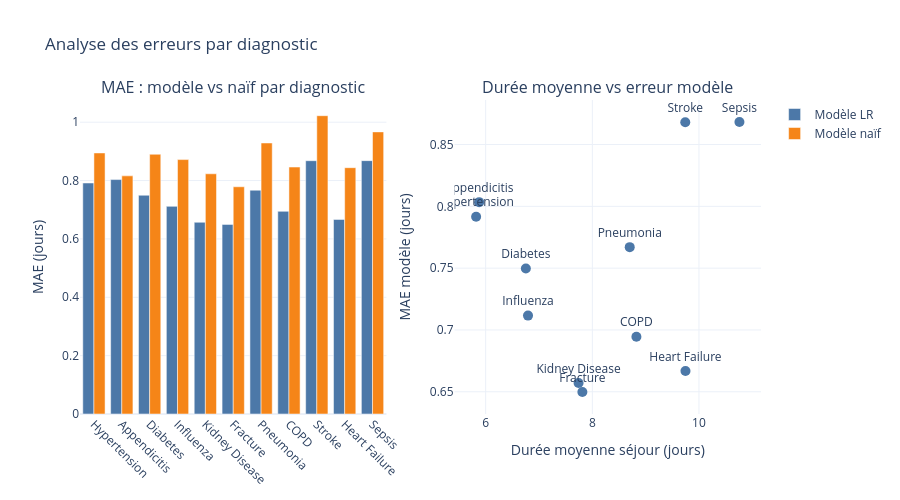

Notebook code for this chart:
### Code cell
df_results_xgb = df_results_xgb.sort_values("baseline_pred")

fig = make_subplots(
    rows=1, cols=2,
    subplot_titles=("MAE : modèle vs naïf par diagnostic",
                    "Durée moyenne vs erreur modèle")
)

# Viz 1 — Barres groupées
fig.add_trace(go.Bar(
    name="Modèle LR",
    x=df_results_xgb.index,
    y=df_results_xgb["error_model_xgb"],
    marker_color="#4C78A8"
), row=1, col=1)

fig.add_trace(go.Bar(
    name="Modèle naïf",
    x= df_results_xgb.index,
    y= df_results_xgb["error_baseline"],
    marker_color="#F58518"
), row=1, col=1)

# Viz 2 — Scatter durée vs erreur
fig.add_trace(go.Scatter(
    x=df_results_xgb["baseline_pred"],
    y= df_results_xgb["error_model_xgb"],
    mode="markers+text",
    text= df_results_xgb.index,
    textposition="top center",
    marker=dict(size=10, color="#4C78A8"),
    showlegend=False
), row=1, col=2)

fig.update_layout(
    barmode="group",
    template="plotly_white",
    title="Analyse des erreurs par diagnostic",
    height=500
)

fig.update_xaxes(tickangle=45, row=1, col=1)
fig.update_yaxes(title_text="MAE (jours)", row=1, col=1)
fig.update_xaxes(title_text="Durée moyenne séjour (jours)", row=1, col=2)
fig.update_yaxes(title_text="MAE modèle (jours)", row=1, col=2)

fig.show()

### Figure 1 — Plotly figure (JSON) as saved in the notebook; plotly's stock layout.template omitted (floating-point values rounded to 4 significant figures)
{"data": [{"marker": {"color": "#4C78A8"}, "name": "Modèle LR", "type": "bar", "x": ["Hypertension", "Appendicitis", "Diabetes", "Influenza", "Kidney Disease", "Fracture", "Pneumonia", "COPD", "Stroke", "Heart Failure", "Sepsis"], "xaxis": "x", "y": [0.7916, 0.8034, 0.7497, 0.7116, 0.6571, 0.6498, 0.767, 0.6946, 0.868, 0.6668, 0.8682], "yaxis": "y"}, {"marker": {"color": "#F58518"}, "name": "Modèle naïf", "type": "bar", "x": ["Hypertension", "Appendicitis", "Diabetes", "Influenza", "Kidney Disease", "Fracture", "Pneumonia", "COPD", "Stroke", "Heart Failure", "Sepsis"], "xaxis": "x", "y": [0.8946, 0.8161, 0.8901, 0.8719, 0.8232, 0.7787, 0.9288, 0.8463, 1.022, 0.8441, 0.9668], "yaxis": "y"}, {"marker": {"color": "#4C78A8", "size": 10}, "mode": "markers+text", "showlegend": false, "text": ["Hypertension", "Appendicitis", "Diabetes", "Influenza", "Kidney Disease", "Fracture", "Pneumonia", "COPD", "Stroke", "Heart Failure", "Sepsis"], "textposition": "top center", "type": "scatter", "x": [5.821, 5.878, 6.754, 6.794, 7.742, 7.813, 8.701, 8.827, 9.743, 9.747, 10.76], "xaxis": "x2", "y": [0.7916, 0.8034, 0.7497, 0.7116, 0.6571, 0.6498, 0.767, 0.6946, 0.868, 0.6668, 0.8682], "yaxis": "y2"}], "layout": {"annotations": [{"font": {"size": 16}, "showarrow": false, "text": "MAE : modèle vs naïf par diagnostic", "x": 0.225, "xanchor": "center", "xref": "paper", "y": 1, "yanchor": "bottom", "yref": "paper"}, {"font": {"size": 16}, "showarrow": false, "text": "Durée moyenne vs erreur modèle", "x": 0.775, "xanchor": "center", "xref": "paper", "y": 1, "yanchor": "bottom", "yref": "paper"}], "barmode": "group", "height": 500, "title": {"text": "Analyse des erreurs par diagnostic"}, "xaxis": {"anchor": "y", "domain": [0, 0.45], "tickangle": 45}, "xaxis2": {"anchor": "y2", "domain": [0.55, 1], "title": {"text": "Durée moyenne séjour (jours)"}}, "yaxis": {"anchor": "x", "domain": [0, 1], "title": {"text": "MAE (jours)"}}, "yaxis2": {"anchor": "x2", "domain": [0, 1], "title": {"text": "MAE modèle (jours)"}}}}
